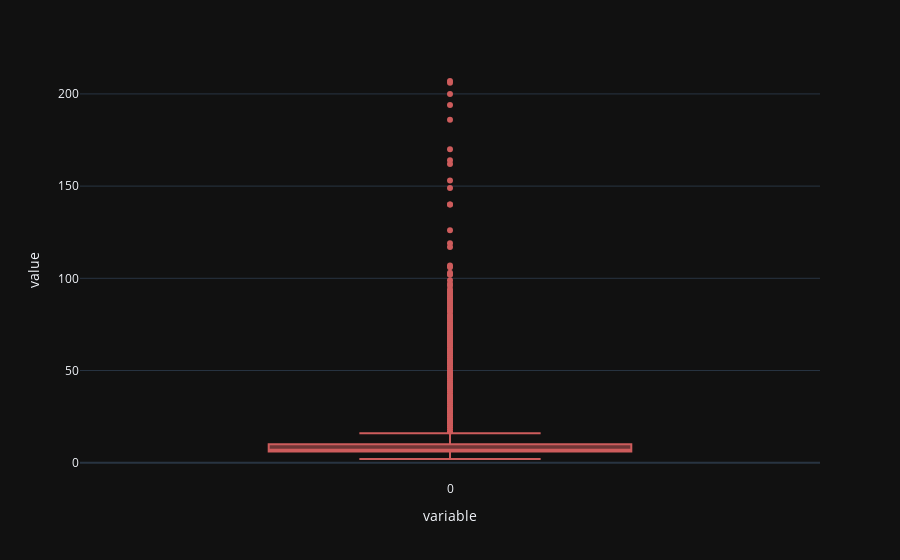

The notebook cell saved with this chart:
### Code cell
# tracing the box plot of the length with a appropriate template and labels with indian red color
fig = px.box(length, template="plotly_dark", labels=dict(x="Length of the sentences", y="Number of sentences"), color_discrete_sequence=['indianred'])

fig.show()

### Figure 1 — Plotly figure (JSON) as saved in the notebook; plotly's stock layout.template omitted (floating-point values rounded to 4 significant figures; data arrays with more than 128 entries replaced by an {"elided": "..."} marker saying what was removed)
{"data": [{"alignmentgroup": "True", "hovertemplate": "variable=%{x}<br>value=%{y}<extra></extra>", "legendgroup": "", "marker": {"color": "indianred"}, "name": "", "notched": false, "offsetgroup": "", "orientation": "v", "showlegend": false, "type": "box", "x": {"elided": "3958 str values"}, "x0": " ", "xaxis": "x", "y": {"elided": "3958 int values"}, "y0": " ", "yaxis": "y"}], "layout": {"boxmode": "group", "legend": {"tracegroupgap": 0}, "margin": {"t": 60}, "xaxis": {"anchor": "y", "domain": [0, 1], "title": {"text": "variable"}}, "yaxis": {"anchor": "x", "domain": [0, 1], "title": {"text": "value"}}}}
